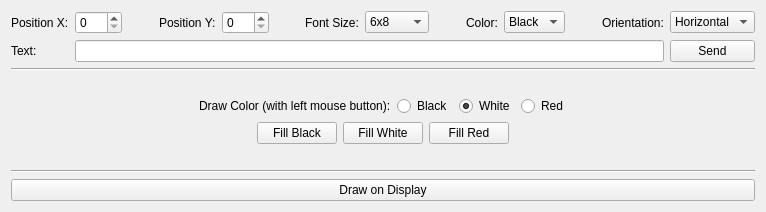
<?xml version="1.0" encoding="UTF-8"?>
<ui version="4.0">
 <class>EPaper296x128</class>
 <widget class="QWidget" name="EPaper296x128">
  <property name="geometry">
   <rect>
    <x>0</x>
    <y>0</y>
    <width>766</width>
    <height>212</height>
   </rect>
  </property>
  <property name="windowTitle">
   <string>Form</string>
  </property>
  <layout class="QVBoxLayout" name="verticalLayout_6">
   <item>
    <layout class="QGridLayout" name="gridLayout">
     <item row="0" column="10">
      <widget class="QComboBox" name="color_combo">
       <item>
        <property name="text">
         <string>Black</string>
        </property>
       </item>
       <item>
        <property name="text">
         <string>White</string>
        </property>
       </item>
       <item>
        <property name="text">
         <string>Red</string>
        </property>
       </item>
      </widget>
     </item>
     <item row="0" column="8">
      <spacer name="horizontalSpacer_14">
       <property name="orientation">
        <enum>Qt::Horizontal</enum>
       </property>
       <property name="sizeHint" stdset="0">
        <size>
         <width>40</width>
         <height>20</height>
        </size>
       </property>
      </spacer>
     </item>
     <item row="0" column="11">
      <spacer name="horizontalSpacer_15">
       <property name="orientation">
        <enum>Qt::Horizontal</enum>
       </property>
       <property name="sizeHint" stdset="0">
        <size>
         <width>40</width>
         <height>20</height>
        </size>
       </property>
      </spacer>
     </item>
     <item row="0" column="2">
      <spacer name="horizontalSpacer_12">
       <property name="orientation">
        <enum>Qt::Horizontal</enum>
       </property>
       <property name="sizeHint" stdset="0">
        <size>
         <width>40</width>
         <height>20</height>
        </size>
       </property>
      </spacer>
     </item>
     <item row="0" column="3">
      <widget class="QLabel" name="label_4">
       <property name="text">
        <string>Position Y:</string>
       </property>
      </widget>
     </item>
     <item row="0" column="1">
      <widget class="QSpinBox" name="posx_spinbox">
       <property name="maximum">
        <number>295</number>
       </property>
      </widget>
     </item>
     <item row="0" column="6">
      <widget class="QLabel" name="label_5">
       <property name="text">
        <string>Font Size:</string>
       </property>
      </widget>
     </item>
     <item row="0" column="0">
      <widget class="QLabel" name="label_2">
       <property name="text">
        <string>Position X:</string>
       </property>
      </widget>
     </item>
     <item row="0" column="4">
      <widget class="QSpinBox" name="posy_spinbox">
       <property name="maximum">
        <number>127</number>
       </property>
      </widget>
     </item>
     <item row="0" column="7">
      <widget class="QComboBox" name="font_combo">
       <item>
        <property name="text">
         <string>6x8</string>
        </property>
       </item>
       <item>
        <property name="text">
         <string>6x16</string>
        </property>
       </item>
       <item>
        <property name="text">
         <string>6x24</string>
        </property>
       </item>
       <item>
        <property name="text">
         <string>6x32</string>
        </property>
       </item>
       <item>
        <property name="text">
         <string>12x16</string>
        </property>
       </item>
       <item>
        <property name="text">
         <string>12x24</string>
        </property>
       </item>
       <item>
        <property name="text">
         <string>12x32</string>
        </property>
       </item>
       <item>
        <property name="text">
         <string>18x24</string>
        </property>
       </item>
       <item>
        <property name="text">
         <string>18x32</string>
        </property>
       </item>
       <item>
        <property name="text">
         <string>24x32</string>
        </property>
       </item>
      </widget>
     </item>
     <item row="0" column="9">
      <widget class="QLabel" name="label_6">
       <property name="text">
        <string>Color:</string>
       </property>
      </widget>
     </item>
     <item row="0" column="12">
      <widget class="QLabel" name="label_7">
       <property name="text">
        <string>Orientation:</string>
       </property>
      </widget>
     </item>
     <item row="0" column="13">
      <widget class="QComboBox" name="orientation_combo">
       <item>
        <property name="text">
         <string>Horizontal</string>
        </property>
       </item>
       <item>
        <property name="text">
         <string>Vertical</string>
        </property>
       </item>
      </widget>
     </item>
     <item row="0" column="5">
      <spacer name="horizontalSpacer_13">
       <property name="orientation">
        <enum>Qt::Horizontal</enum>
       </property>
       <property name="sizeHint" stdset="0">
        <size>
         <width>40</width>
         <height>20</height>
        </size>
       </property>
      </spacer>
     </item>
     <item row="1" column="0">
      <widget class="QLabel" name="label_3">
       <property name="text">
        <string>Text:</string>
       </property>
      </widget>
     </item>
     <item row="1" column="13">
      <widget class="QPushButton" name="send_button">
       <property name="text">
        <string>Send</string>
       </property>
      </widget>
     </item>
     <item row="1" column="1" colspan="12">
      <widget class="QLineEdit" name="text_edit">
       <property name="maxLength">
        <number>50</number>
       </property>
      </widget>
     </item>
    </layout>
   </item>
   <item>
    <widget class="Line" name="line">
     <property name="orientation">
      <enum>Qt::Horizontal</enum>
     </property>
    </widget>
   </item>
   <item>
    <spacer name="verticalSpacer_2">
     <property name="orientation">
      <enum>Qt::Vertical</enum>
     </property>
     <property name="sizeHint" stdset="0">
      <size>
       <width>20</width>
       <height>40</height>
      </size>
     </property>
    </spacer>
   </item>
   <item>
    <layout class="QHBoxLayout" name="horizontalLayout_4">
     <item>
      <spacer name="horizontalSpacer_3">
       <property name="orientation">
        <enum>Qt::Horizontal</enum>
       </property>
       <property name="sizeHint" stdset="0">
        <size>
         <width>40</width>
         <height>20</height>
        </size>
       </property>
      </spacer>
     </item>
     <item>
      <widget class="QLabel" name="label">
       <property name="text">
        <string>Draw Color (with left mouse button):</string>
       </property>
      </widget>
     </item>
     <item>
      <widget class="QRadioButton" name="color_radio_black">
       <property name="text">
        <string>Black</string>
       </property>
      </widget>
     </item>
     <item>
      <widget class="QRadioButton" name="color_radio_white">
       <property name="text">
        <string>White</string>
       </property>
       <property name="checked">
        <bool>true</bool>
       </property>
      </widget>
     </item>
     <item>
      <widget class="QRadioButton" name="color_radio_red">
       <property name="text">
        <string>Red</string>
       </property>
      </widget>
     </item>
     <item>
      <spacer name="horizontalSpacer_4">
       <property name="orientation">
        <enum>Qt::Horizontal</enum>
       </property>
       <property name="sizeHint" stdset="0">
        <size>
         <width>40</width>
         <height>20</height>
        </size>
       </property>
      </spacer>
     </item>
    </layout>
   </item>
   <item>
    <layout class="QHBoxLayout" name="horizontalLayout">
     <item>
      <spacer name="horizontalSpacer">
       <property name="orientation">
        <enum>Qt::Horizontal</enum>
       </property>
       <property name="sizeHint" stdset="0">
        <size>
         <width>40</width>
         <height>20</height>
        </size>
       </property>
      </spacer>
     </item>
     <item>
      <layout class="QVBoxLayout" name="image_button_layout">
       <item>
        <layout class="QHBoxLayout" name="horizontalLayout_2">
         <item>
          <widget class="QPushButton" name="fill_black_button">
           <property name="text">
            <string>Fill Black</string>
           </property>
          </widget>
         </item>
         <item>
          <widget class="QPushButton" name="fill_white_button">
           <property name="text">
            <string>Fill White</string>
           </property>
          </widget>
         </item>
         <item>
          <widget class="QPushButton" name="fill_red_button">
           <property name="text">
            <string>Fill Red</string>
           </property>
          </widget>
         </item>
        </layout>
       </item>
      </layout>
     </item>
     <item>
      <spacer name="horizontalSpacer_2">
       <property name="orientation">
        <enum>Qt::Horizontal</enum>
       </property>
       <property name="sizeHint" stdset="0">
        <size>
         <width>40</width>
         <height>20</height>
        </size>
       </property>
      </spacer>
     </item>
    </layout>
   </item>
   <item>
    <spacer name="verticalSpacer">
     <property name="orientation">
      <enum>Qt::Vertical</enum>
     </property>
     <property name="sizeHint" stdset="0">
      <size>
       <width>20</width>
       <height>40</height>
      </size>
     </property>
    </spacer>
   </item>
   <item>
    <widget class="Line" name="line_2">
     <property name="orientation">
      <enum>Qt::Horizontal</enum>
     </property>
    </widget>
   </item>
   <item>
    <widget class="QPushButton" name="draw_button">
     <property name="text">
      <string>Draw on Display</string>
     </property>
    </widget>
   </item>
  </layout>
 </widget>
 <resources/>
 <connections/>
</ui>
